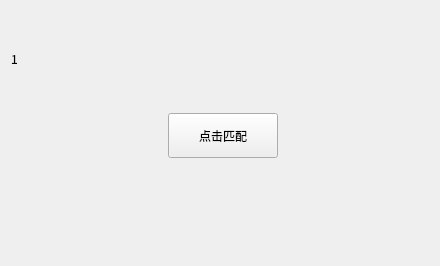
<?xml version="1.0" encoding="UTF-8"?>
<ui version="4.0">
 <class>DevicePortForm</class>
 <widget class="QWidget" name="DevicePortForm">
  <property name="geometry">
   <rect>
    <x>0</x>
    <y>0</y>
    <width>440</width>
    <height>266</height>
   </rect>
  </property>
  <property name="windowTitle">
   <string>Form</string>
  </property>
  <layout class="QGridLayout" name="gridLayout">
   <item row="0" column="0">
    <widget class="QLabel" name="labelPortNum">
     <property name="font">
      <font>
       <family>Noto Sans CJK HK</family>
       <pointsize>9</pointsize>
       <weight>50</weight>
       <italic>false</italic>
       <bold>false</bold>
      </font>
     </property>
     <property name="styleSheet">
      <string notr="true">font: 9pt &quot;Noto Sans CJK HK&quot;;</string>
     </property>
     <property name="text">
      <string>1</string>
     </property>
    </widget>
   </item>
   <item row="0" column="1">
    <spacer name="verticalSpacer_2">
     <property name="orientation">
      <enum>Qt::Vertical</enum>
     </property>
     <property name="sizeHint" stdset="0">
      <size>
       <width>20</width>
       <height>102</height>
      </size>
     </property>
    </spacer>
   </item>
   <item row="1" column="0">
    <spacer name="horizontalSpacer">
     <property name="orientation">
      <enum>Qt::Horizontal</enum>
     </property>
     <property name="sizeHint" stdset="0">
      <size>
       <width>162</width>
       <height>20</height>
      </size>
     </property>
    </spacer>
   </item>
   <item row="1" column="1">
    <widget class="QPushButton" name="pushButtonPairOrNot">
     <property name="minimumSize">
      <size>
       <width>110</width>
       <height>45</height>
      </size>
     </property>
     <property name="text">
      <string>点击匹配</string>
     </property>
    </widget>
   </item>
   <item row="1" column="2">
    <spacer name="horizontalSpacer_2">
     <property name="orientation">
      <enum>Qt::Horizontal</enum>
     </property>
     <property name="sizeHint" stdset="0">
      <size>
       <width>162</width>
       <height>20</height>
      </size>
     </property>
    </spacer>
   </item>
   <item row="2" column="1">
    <spacer name="verticalSpacer">
     <property name="orientation">
      <enum>Qt::Vertical</enum>
     </property>
     <property name="sizeHint" stdset="0">
      <size>
       <width>20</width>
       <height>102</height>
      </size>
     </property>
    </spacer>
   </item>
  </layout>
 </widget>
 <resources/>
 <connections>
  <connection>
   <sender>pushButtonPairOrNot</sender>
   <signal>clicked()</signal>
   <receiver>DevicePortForm</receiver>
   <slot>pushButtonPairDeviceClick()</slot>
   <hints>
    <hint type="sourcelabel">
     <x>227</x>
     <y>123</y>
    </hint>
    <hint type="destinationlabel">
     <x>227</x>
     <y>313</y>
    </hint>
   </hints>
  </connection>
 </connections>
 <slots>
  <slot>pushButtonPairDeviceClick()</slot>
 </slots>
</ui>
